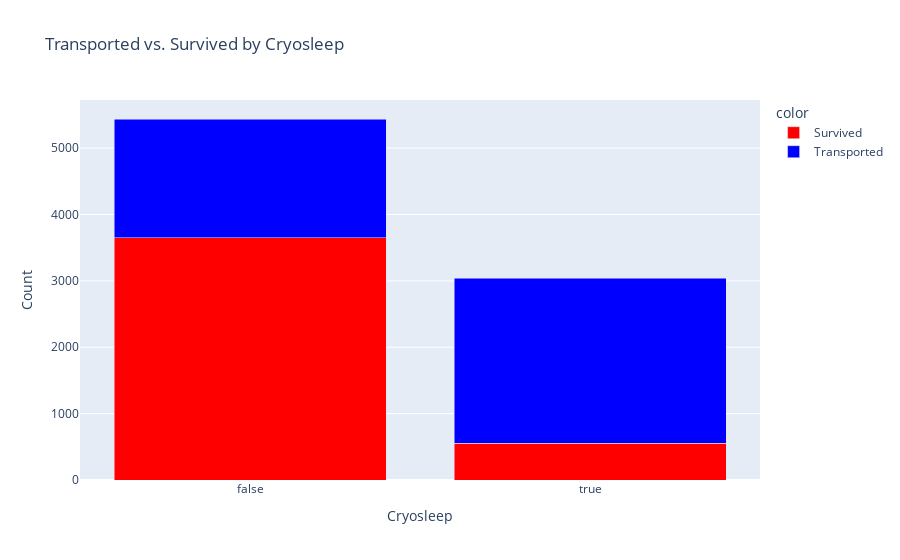

The cell this chart's notebook holds for it:
### Code cell
fig = px.bar(cryosleep_survived,
             x=cryosleep_survived.index.get_level_values(0),
             y='Transported',
             title="Transported vs. Survived by Cryosleep",
             color=cryosleep_survived.index.get_level_values(1).map({True: 'Transported', False: 'Survived'}),
             barmode='stack',
             labels={'x': 'Cryosleep', 'Transported': 'Count'},
             category_orders={"x": sorted(df_train['CryoSleep'].unique())},
             color_discrete_map={'Transported': 'blue', 'Survived': 'red'})

fig.show()

### Figure 1 — Plotly figure (JSON) as saved in the notebook; plotly's stock layout.template omitted (floating-point values rounded to 4 significant figures)
{"data": [{"alignmentgroup": "True", "hovertemplate": "color=Survived<br>Cryosleep=%{x}<br>Count=%{y}<extra></extra>", "legendgroup": "Survived", "marker": {"color": "red", "pattern": {"shape": ""}}, "name": "Survived", "offsetgroup": "Survived", "orientation": "v", "showlegend": true, "textposition": "auto", "type": "bar", "x": [false, true], "xaxis": "x", "y": [3650, 554], "yaxis": "y"}, {"alignmentgroup": "True", "hovertemplate": "color=Transported<br>Cryosleep=%{x}<br>Count=%{y}<extra></extra>", "legendgroup": "Transported", "marker": {"color": "blue", "pattern": {"shape": ""}}, "name": "Transported", "offsetgroup": "Transported", "orientation": "v", "showlegend": true, "textposition": "auto", "type": "bar", "x": [false, true], "xaxis": "x", "y": [1789, 2483], "yaxis": "y"}], "layout": {"barmode": "stack", "legend": {"title": {"text": "color"}, "tracegroupgap": 0}, "title": {"text": "Transported vs. Survived by Cryosleep"}, "xaxis": {"anchor": "y", "categoryarray": [false, true, null], "categoryorder": "array", "domain": [0, 1], "title": {"text": "Cryosleep"}}, "yaxis": {"anchor": "x", "domain": [0, 1], "title": {"text": "Count"}}}}
